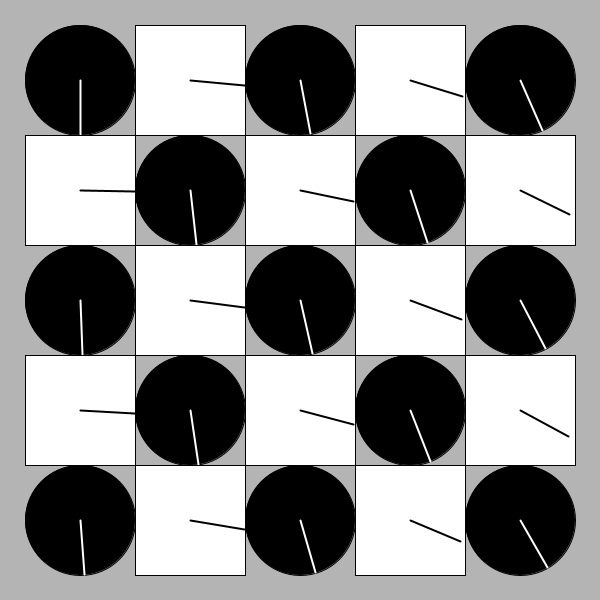
Frame 1 (no input)
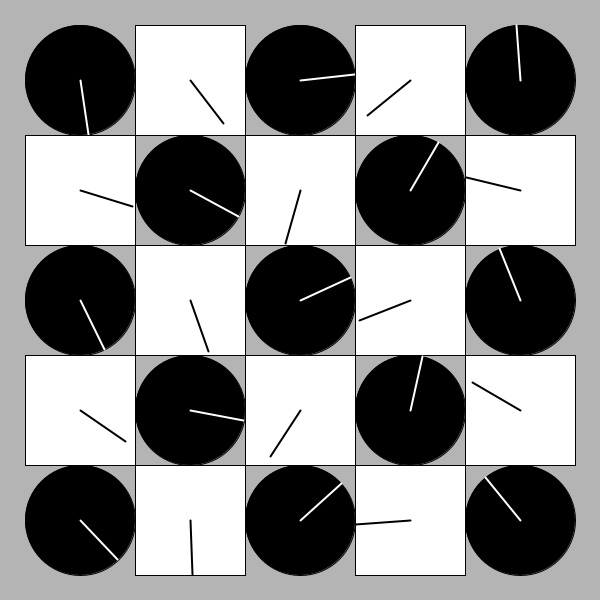
Frame 60 (the mouse pressed at the canvas centre just before this capture)
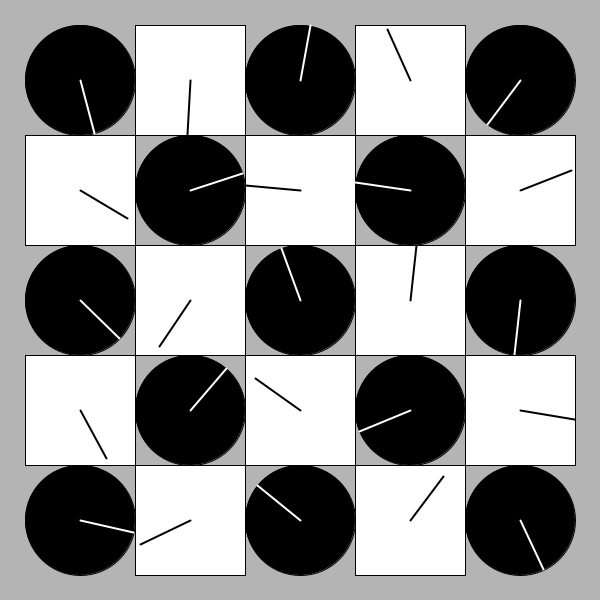
Frame 120 (the mouse held since frame 60 and released just before this capture)

The Processing sketch that drew these frames (run headless with seeded random() and noise(); from frame 60 on, the mouse is pressed at the canvas centre):

// Processing sketch: processing_151049
// ── processing_151049.pde

/*Siomara Jimenez. Version: Clocks. Week 2 exercise 4 
 * This program draws a grid of circular "clocks", whose hands move according to the elasped time.
 * The higher the clock number the faster it moves, the first clock takes 1 min to go all the way around.
 * The function "movingCircle" is used to draw each clock. It is passed the position, size and hand angle
 * as arguments.
 * 
 */

void setup() {
  size(600, 600);
  background(180);
  rectMode(CENTER);
  noStroke();
}


void draw() {
  background(180);
  noStroke();

  int num = 5;
  int margin = 80;

  float gutter = 0; //distance between each cell
  float cellsize = ( width - (2 * margin) - gutter * (num - 1) ) / (num - 1);

  int circleNumber = 0; // counter

  for (int i=0; i<num; i++) {
    for (int j=0; j<num; j++) {
      ++circleNumber;
      float tx = margin + cellsize * i + gutter * i;
      float ty = margin + cellsize * j + gutter * j;
      
       if (circleNumber%2==1){
        movingCircle(tx, ty, cellsize, circleNumber * TWO_PI * millis() / 60000.0);
      }
       else{
         movingRectangle(tx, ty, cellsize, circleNumber * TWO_PI * millis() / 60000.0);
       }
    }
  }
}//end of draw 


void movingCircle(float x, float y, float size, float angle) {

  // calculate endpoint of the line
  float tempX = x + (size / 2) * sin(angle);
  float tempY = y + (size / 2) * cos(angle);

  stroke(0);
  strokeWeight(1);
  fill(#000000);
  ellipse(x, y, size, size); // circle

  strokeWeight(2);
  stroke(#FFFFFF);
  line(x, y, tempX, tempY); // red line
}


void movingRectangle(float x, float y, float size, float angle) {

  // calculate endpoint of the line
  float tempX = x + (size / 2) * cos(angle);
  float tempY = y + (size / 2) * sin(angle);

  stroke(0);
  strokeWeight(1);
  fill(#FFFFFF);
  rect(x, y, size, size); // rectangle

  strokeWeight(2);
  stroke(#000000);
  line(x, y, tempX, tempY); // red line
}
